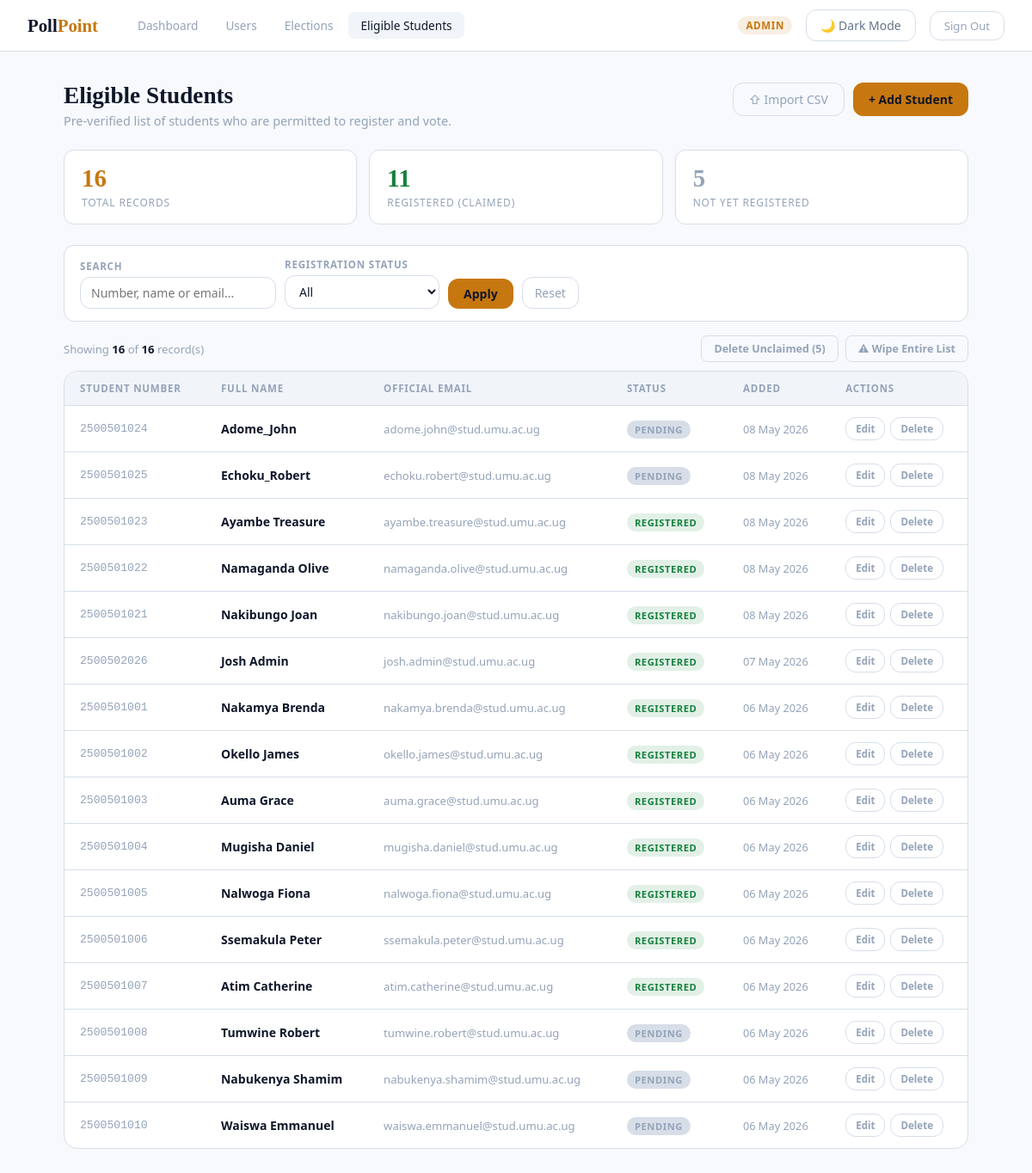
/admin_eligible.php (signed in), run on the app's committed database.
### tables this page shows
CREATE TABLE `eligible_students` (
  `id` int UNSIGNED NOT NULL,
  `student_number` varchar(20) NOT NULL,
  `full_name` varchar(100) NOT NULL,
  `official_email` varchar(150) NOT NULL,
  `is_claimed` tinyint(1) NOT NULL DEFAULT '0',
  `added_at` datetime NOT NULL DEFAULT CURRENT_TIMESTAMP
);

### admin_eligible.php (the view, shortened to what this page needs)
<?php
require_once 'db.php';
$search_term = trim($_GET['search'] ?? '');
$where_parts = [];
$where_sql = !empty($where_parts) ? "WHERE " . implode(" AND ", $where_parts) : "";
$sql  = "SELECT id, student_number, full_name, official_email, is_claimed, added_at
         FROM eligible_students {$where_sql}
         ORDER BY added_at DESC";
$stmt = mysqli_prepare($conn, $sql);
mysqli_stmt_execute($stmt);
$result   = mysqli_stmt_get_result($stmt);
$students = [];
while ($row = mysqli_fetch_assoc($result)) {
    $students[] = $row;
}
$r        = mysqli_query($conn, "SELECT COUNT(*) AS c FROM eligible_students");
$total    = mysqli_fetch_assoc($r)['c'];
$r        = mysqli_query($conn, "SELECT COUNT(*) AS c FROM eligible_students WHERE is_claimed = 1");
$claimed  = mysqli_fetch_assoc($r)['c'];
$unclaimed = $total - $claimed;
?>
<!DOCTYPE html>
<html lang="en">
<head>
    <link rel="stylesheet" href="styles.css">
</head>
<body>
<nav class="topbar">
    <div class="topbar-left">
        <div class="topbar-logo">Poll<span>Point</span></div>
        <div class="topbar-nav">
            <a href="admin_dashboard.php">Dashboard</a>
            <a href="admin_users.php">Users</a>
            <a href="admin_elections.php">Elections</a>
            <a href="admin_eligible.php" class="active">Eligible Students</a>
        </div>
    </div>
    <div class="topbar-right">
        <span class="admin-badge">Admin</span>
        <button id="theme-toggle-btn" class="theme-toggle-btn" onclick="toggleTheme()">🌙 Dark Mode</button>
        <a href="logout.php" class="btn-logout">Sign Out</a>
    </div>
</nav>
<main class="main">
    <div class="page-header">
        <div>
            <h1>Eligible Students</h1>
            <p>Pre-verified list of students who are permitted to register and vote.</p>
        </div>
        <div class="header-btns">
            <button type="button" class="btn-outline" onclick="openCsvModal()">
                &#8679; Import CSV
            </button>
            <button type="button" class="btn-primary" onclick="openAddModal()">
                + Add Student
            </button>
        </div>
    </div>
    <div class="stat-row">
        <div class="stat-box">
            <div class="num"><?php echo $total; ?></div>
            <div class="lbl">Total Records</div>
        </div>
        <div class="stat-box">
            <div class="num" style="color:var(--success)"><?php echo $claimed; ?></div>
            <div class="lbl">Registered (Claimed)</div>
        </div>
        <div class="stat-box">
            <div class="num" style="color:var(--text-muted)"><?php echo $unclaimed; ?></div>
            <div class="lbl">Not Yet Registered</div>
        </div>
    </div>
    <form method="GET" action="admin_eligible.php">
        <div class="filter-bar">
            <div class="filter-group">
                <label>Search</label>
                <input type="text" name="search"
                    placeholder="Number, name or email..."
                    value="<?php echo htmlspecialchars($search_term); ?>">
            </div>
            <div class="filter-group">
                <label>Registration Status</label>
                <select name="claimed">
                    <option value="">All</option>
                </select>
            </div>
            <button type="submit" class="btn-filter">Apply</button>
            <a href="admin_eligible.php" class="btn-reset">Reset</a>
        </div>
    </form>
    <div class="table-toolbar">
        <div class="results-count">
            Showing <strong><?php echo count($students); ?></strong>
            of <strong><?php echo $total; ?></strong> record(s)
        </div>
        <div class="bulk-actions">
            <form method="POST" style="display:inline">
                <button type="submit" class="btn-bulk danger-soft"
                    onclick="return confirm('Delete all <?php echo $unclaimed; ?> unclaimed records? Students who have not yet registered will no longer be able to do so.')">
                    Delete Unclaimed (<?php echo $unclaimed; ?>)
                </button>
            </form>
            <button type="button" class="btn-bulk danger-hard"
                onclick="openDeleteAllModal()">
                &#9888; Wipe Entire List
            </button>
        </div>
    </div>
    <div class="table-wrap">
        <table>
            <thead>
                <tr>
                    <th>Student Number</th>
                    <th>Full Name</th>
                    <th>Official Email</th>
                    <th>Status</th>
                    <th>Added</th>
                    <th>Actions</th>
                </tr>
            </thead>
            <tbody>
            <?php if (empty($students)): ?>
                <tr class="empty-row">
                    <td colspan="6">No records found matching your filters.</td>
                </tr>
            <?php else: ?>
                <?php foreach ($students as $s): ?>
                <tr>
                    <td class="mono"><?php echo htmlspecialchars($s['student_number']); ?></td>
                    <td class="name-cell"><?php echo htmlspecialchars($s['full_name']); ?></td>
                    <td style="color:var(--text-muted);font-size:0.82rem">
                        <?php echo htmlspecialchars($s['official_email']); ?>
                    </td>
                    <td>
                        <span class="pill <?php echo $s['is_claimed'] ? 'pill-claimed' : 'pill-unclaimed'; ?>">
                            <?php echo $s['is_claimed'] ? 'Registered' : 'Pending'; ?>
                        </span>
                    </td>
                    <td style="color:var(--text-muted);white-space:nowrap;font-size:0.8rem">
                        <?php echo date('d M Y', strtotime($s['added_at'])); ?>
                    </td>
                    <td>
                        <div class="action-btns">
                            <button type="button" class="btn-sm edit"
                                onclick="openEditModal(
                                    <?php echo $s['id']; ?>,
                                    '<?php echo addslashes(htmlspecialchars($s['student_number'])); ?>',
                                    '<?php echo addslashes(htmlspecialchars($s['full_name'])); ?>',
                                    '<?php echo addslashes(htmlspecialchars($s['official_email'])); ?>'
                                )">
                                Edit
                            </button>
                            <form method="POST" style="display:inline">
                                <button type="submit" class="btn-sm danger"
                                    onclick="return confirm('Delete this record?<?php echo $s['is_claimed'] ? ' Warning: this student has registered an account.' : ''; ?>')">
                                    Delete
                                </button>
                            </form>
                        </div>
                    </td>
                </tr>
                <?php endforeach; ?>
            <?php endif; ?>
            </tbody>
        </table>
    </div>
</main>
</body>
</html>

### styles.css (style rules this page uses)
:root { color-scheme: light; --font-sans: system-ui, -apple-system, BlinkMacSystemFont, "Segoe UI", Roboto, Arial, sans-serif; --font-serif: Georgia, "Times New Roman", Times, serif; --space-1: 4px; --space-2: 8px; --space-3: 12px; --space-4: 16px; --space-5: 20px; --space-6: 24px; --space-8: 32px; --space-10: 40px; --radius-sm: 8px; --radius-md: 12px; --radius-lg: 16px; --radius-xl: 20px; --bg-page: #f7f9fc; --bg-surface: #ffffff; --bg-surface-2: #f1f5f9; --bg-surface-3: #eaf0f7; --bg-overlay: rgba(15, 23, 42, 0.55); --text-primary: #0f172a; --text-secondary: #64748b; --text-muted: #94a3b8; --text-inverse: #ffffff; --border-subtle: #d7dee8; --border-strong: #b8c3d3; --shadow-sm: 0 1px 2px rgba(15, 23, 42, 0.06); --shadow-md: 0 10px 30px rgba(15, 23, 42, 0.10); --shadow-lg: 0 18px 45px rgba(15, 23, 42, 0.14); --accent: #c7770f; --accent-hover: #a9640b; --accent-soft: rgba(199, 119, 15, 0.12); --success: #15803d; --success-soft: rgba(21, 128, 61, 0.12); --warning: #b45309; --warning-soft: rgba(180, 83, 9, 0.12); --danger: #dc2626; --danger-soft: rgba(220, 38, 38, 0.12); --info: #2563eb; --info-soft: rgba(37, 99, 235, 0.12); --focus-ring: 0 0 0 3px rgba(199, 119, 15, 0.22); --transition-fast: 120ms ease; --transition-base: 180ms ease; --transition-slow: 260ms ease; --page-background: var(--bg-page); --surface: var(--bg-surface); --surface-elevated: var(--bg-surface-2); --surface-raised: var(--bg-surface-3); --card-background: var(--bg-surface); --card-border: var(--border-subtle); --header-background: var(--bg-surface); --input-background: var(--bg-surface); --input-border: var(--border-subtle); --input-text: var(--text-primary); --input-placeholder: var(--text-muted); --button-primary-bg: var(--accent); --button-primary-text: var(--text-inverse); --button-primary-hover: var(--accent-hover); --button-secondary-bg: var(--bg-surface-2); --button-secondary-text: var(--text-primary); --button-secondary-border: var(--border-subtle); --table-header-bg: var(--bg-surface-2); --table-row-hover: var(--bg-surface-2); --modal-backdrop: var(--bg-overlay); }
html { background: var(--page-background); }
body { background: var(--page-background); color: var(--text-primary); font-family: var(--font-sans); transition: background-color var(--transition-base), color var(--transition-base); }
button, input, select, textarea { font: inherit; }
.theme-toggle-btn { display: inline-flex; align-items: center; gap: var(--space-2); padding: var(--space-2) var(--space-4); background: transparent; border: 1px solid var(--border-subtle); border-radius: var(--radius-md); color: var(--text-secondary); font-family: var(--font-sans); font-size: 0.875rem; cursor: pointer; transition: border-color var(--transition-base), color var(--transition-base), background-color var(--transition-base); white-space: nowrap; }

### data on the page
eligible_students: student_number "2500501024", full_name "Adome_John", official_email "adome.john@stud.umu.ac.ug", is_claimed "PENDING", added_at "08 May 2026"
eligible_students: student_number "2500501025", full_name "Echoku_Robert", official_email "echoku.robert@stud.umu.ac.ug", is_claimed "PENDING", added_at "08 May 2026"
eligible_students: student_number "2500501023", full_name "Ayambe Treasure", official_email "ayambe.treasure@stud.umu.ac.ug", is_claimed "REGISTERED", added_at "08 May 2026"
eligible_students: student_number "2500501022", full_name "Namaganda Olive", official_email "namaganda.olive@stud.umu.ac.ug", is_claimed "REGISTERED", added_at "08 May 2026"
eligible_students: student_number "2500501021", full_name "Nakibungo Joan", official_email "nakibungo.joan@stud.umu.ac.ug", is_claimed "REGISTERED", added_at "08 May 2026"
eligible_students: student_number "2500502026", full_name "Josh Admin", official_email "josh.admin@stud.umu.ac.ug", is_claimed "REGISTERED", added_at "07 May 2026"
eligible_students: student_number "2500501001", full_name "Nakamya Brenda", official_email "nakamya.brenda@stud.umu.ac.ug", is_claimed "REGISTERED", added_at "06 May 2026"
eligible_students: student_number "2500501002", full_name "Okello James", official_email "okello.james@stud.umu.ac.ug", is_claimed "REGISTERED", added_at "06 May 2026"
eligible_students: student_number "2500501003", full_name "Auma Grace", official_email "auma.grace@stud.umu.ac.ug", is_claimed "REGISTERED", added_at "06 May 2026"
eligible_students: student_number "2500501004", full_name "Mugisha Daniel", official_email "mugisha.daniel@stud.umu.ac.ug", is_claimed "REGISTERED", added_at "06 May 2026"
eligible_students: student_number "2500501005", full_name "Nalwoga Fiona", official_email "nalwoga.fiona@stud.umu.ac.ug", is_claimed "REGISTERED", added_at "06 May 2026"
eligible_students: student_number "2500501006", full_name "Ssemakula Peter", official_email "ssemakula.peter@stud.umu.ac.ug", is_claimed "REGISTERED", added_at "06 May 2026"
eligible_students: student_number "2500501007", full_name "Atim Catherine", official_email "atim.catherine@stud.umu.ac.ug", is_claimed "REGISTERED", added_at "06 May 2026"
eligible_students: student_number "2500501008", full_name "Tumwine Robert", official_email "tumwine.robert@stud.umu.ac.ug", is_claimed "PENDING", added_at "06 May 2026"
eligible_students: student_number "2500501009", full_name "Nabukenya Shamim", official_email "nabukenya.shamim@stud.umu.ac.ug", is_claimed "PENDING", added_at "06 May 2026"
eligible_students: student_number "2500501010", full_name "Waiswa Emmanuel", official_email "waiswa.emmanuel@stud.umu.ac.ug", is_claimed "PENDING", added_at "06 May 2026"

### other printed values
$total "16"
$claimed "11"
$unclaimed "5"
count($students) "16"
